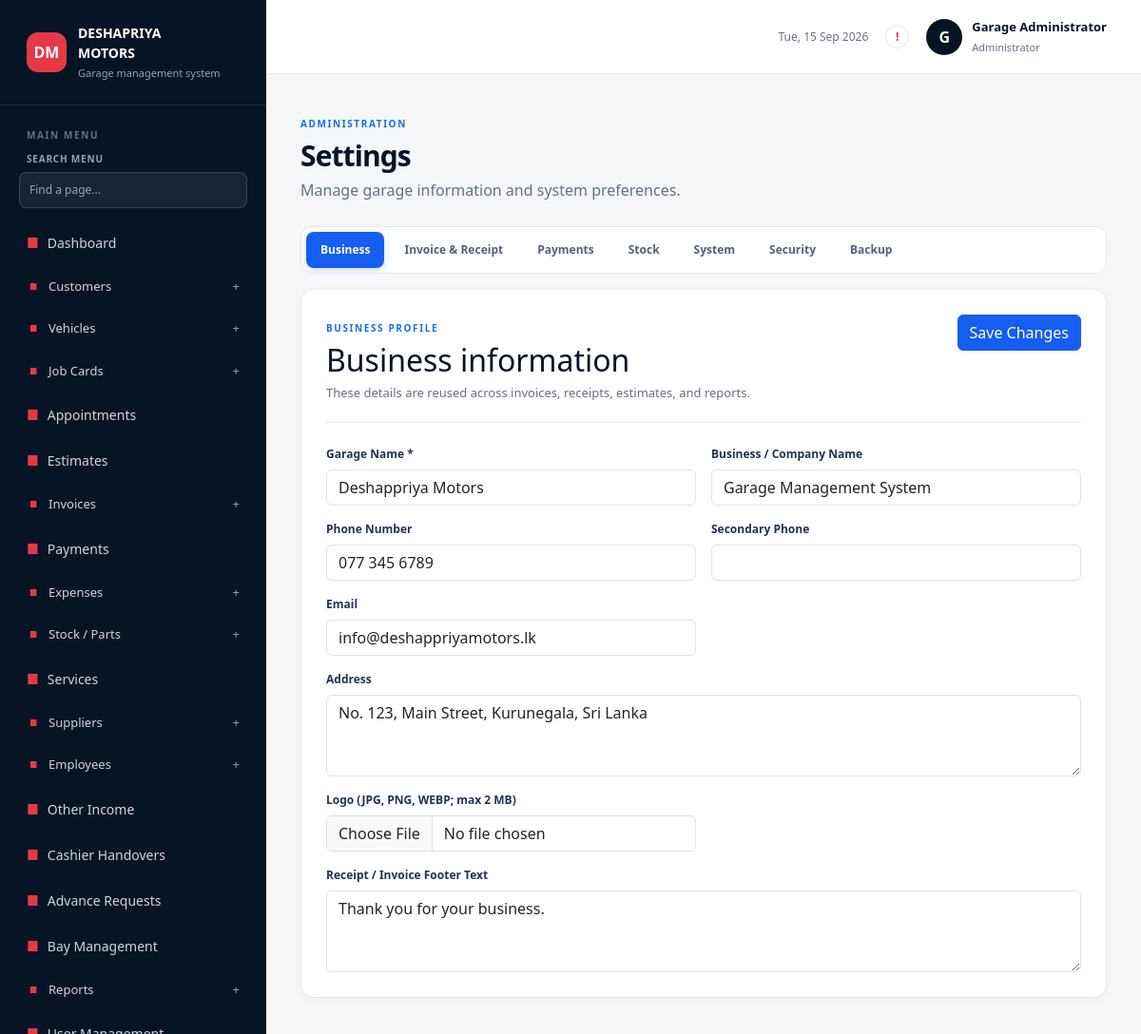
The app's page /index.php?page=admin&section=settings (signed in) with its own data.
### tables this page shows
CREATE TABLE IF NOT EXISTS `users` (
    `id` BIGINT UNSIGNED NOT NULL AUTO_INCREMENT,
    `name` VARCHAR(120) NOT NULL,
    `username` VARCHAR(80) NULL,
    `email` VARCHAR(190) NULL,
    `mobile` VARCHAR(40) NULL,
    `role` ENUM('administrator', 'cashier') NOT NULL DEFAULT 'cashier',
    `status` ENUM('active', 'inactive') NOT NULL DEFAULT 'active',
    `last_login_at` DATETIME NULL,
    `password` VARCHAR(255) NOT NULL,
    `created_at` TIMESTAMP NULL DEFAULT CURRENT_TIMESTAMP,
    `updated_at` TIMESTAMP NULL DEFAULT CURRENT_TIMESTAMP ON UPDATE CURRENT_TIMESTAMP,
    PRIMARY KEY (`id`),
    UNIQUE KEY `users_email_unique` (`email`),
    UNIQUE KEY `users_username_unique` (`username`)
);

CREATE TABLE IF NOT EXISTS `receipt_settings` (
    `id` TINYINT UNSIGNED NOT NULL,
    `garage_name` VARCHAR(160) NOT NULL,
    `tagline` VARCHAR(190) NULL,
    `contact_number` VARCHAR(40) NULL,
    `secondary_contact_number` VARCHAR(40) NULL,
    `email` VARCHAR(190) NULL,
    `address` TEXT NULL,
    `logo_path` VARCHAR(255) NULL,
    `receipt_header` TEXT NULL,
    `receipt_footer` TEXT NULL,
    `updated_at` DATETIME NOT NULL DEFAULT CURRENT_TIMESTAMP ON UPDATE CURRENT_TIMESTAMP,
    PRIMARY KEY (`id`)
);

### includes/settings.php (called while the page is built, shortened)
<?php
function handle_settings_request(): void
{
    $requestedTab = $_GET['tab'] ?? 'business';
    $requestedTab = is_string($requestedTab) ? $requestedTab : 'business';
    $tab = in_array($requestedTab, ['business', 'invoice', 'payments', 'stock', 'system', 'security', 'backup'], true) ? $requestedTab : 'business';
    $receipt = receipt_settings();
    $section = 'settings';
    require __DIR__ . '/../includes/header.php';
    require __DIR__ . '/../views/settings.php';
    require __DIR__ . '/../includes/footer.php';
}

### config/database.php (called while the page is built, shortened)
<?php
function database(): PDO
{
    static $pdo;
    if ($pdo instanceof PDO) {
        return $pdo;
    }
    $env = [];
    $host = $env['DB_HOST'] ?? '127.0.0.1';
    $port = $env['DB_PORT'] ?? '3306';
    $name = $env['DB_DATABASE'] ?? 'deshapriya_motors';
    $user = $env['DB_USERNAME'] ?? 'root';
    $password = $env['DB_PASSWORD'] ?? '';
    $dsn = "mysql:host={$host};port={$port};dbname={$name};charset=utf8mb4";
    $pdo = new PDO($dsn, $user, $password, [
        PDO::ATTR_ERRMODE => PDO::ERRMODE_EXCEPTION,
        PDO::ATTR_DEFAULT_FETCH_MODE => PDO::FETCH_ASSOC,
        PDO::ATTR_EMULATE_PREPARES => true,
    ]);
    return $pdo;
}

### includes/auth.php (called while the page is built, shortened)
<?php
require_once __DIR__ . '/../config/database.php';
require_once __DIR__ . '/functions.php';
function ensure_user_access_columns(): void
{
    $pdo = database();
    $columns = $pdo->query('SHOW COLUMNS FROM users')->fetchAll(PDO::FETCH_COLUMN);
    $emailColumn = $pdo->query('SHOW COLUMNS FROM users LIKE "email"')->fetch();
    $missing = $pdo->query("SELECT id, email FROM users WHERE username IS NULL OR username = ''")->fetchAll();
    $indexes = $pdo->query('SHOW INDEX FROM users')->fetchAll();
    foreach ($indexes as $index) {
        if (($index['Key_name'] ?? '') === 'users_username_unique') $hasUsernameIndex = true;
    }
}
function current_user(): ?array
{
    static $user;
    if ($user !== null) {
        return $user;
    }
    ensure_user_access_columns();
    $statement = database()->prepare('SELECT id, name, username, email, mobile, role, status, last_login_at FROM users WHERE id = :id LIMIT 1');
    $statement->execute(['id' => $_SESSION['user_id']]);
    $record = $statement->fetch() ?: null;
    return $user = $record;
}
function require_auth(): void
{
    if (current_user() === null) {
        redirect('index.php?page=login');
    }
}

### includes/functions.php (called while the page is built, shortened)
<?php
function e(?string $value): string
{
    return htmlspecialchars($value ?? '', ENT_QUOTES, 'UTF-8');
}
function receipt_settings(): array
{
    $pdo = database();
    $pdo->exec("CREATE TABLE IF NOT EXISTS receipt_settings (id TINYINT UNSIGNED NOT NULL, garage_name VARCHAR(160) NOT NULL, tagline VARCHAR(190) NULL, contact_number VARCHAR(40) NULL, secondary_contact_number VARCHAR(40) NULL, email VARCHAR(190) NULL, address TEXT NULL, logo_path VARCHAR(255) NULL, receipt_header TEXT NULL, receipt_footer TEXT NULL, updated_at DATETIME NOT NULL DEFAULT CURRENT_TIMESTAMP ON UPDATE CURRENT_TIMESTAMP, PRIMARY KEY (id)) ENGINE=InnoDB DEFAULT CHARSET=utf8mb4 COLLATE=utf8mb4_unicode_ci");
    $columns = $pdo->query('SHOW COLUMNS FROM receipt_settings')->fetchAll(PDO::FETCH_COLUMN);
    $settings = $pdo->query('SELECT * FROM receipt_settings WHERE id=1 LIMIT 1')->fetch() ?: [
        'garage_name' => 'Deshappriya Motors', 'tagline' => 'Garage Management System',
        'contact_number' => '077 345 6789', 'secondary_contact_number' => '', 'email' => 'info@deshappriyamotors.lk', 'address' => 'No. 123, Main Street, Kurunegala, Sri Lanka', 'logo_path' => '',
        'receipt_header' => '', 'receipt_footer' => 'Thank you for your business.',
    ];
    return $settings;
}

### views/settings.php (the view, shortened to what this page needs)
<?php
$tabs = ['business' => 'Business', 'invoice' => 'Invoice & Receipt', 'payments' => 'Payments', 'stock' => 'Stock', 'system' => 'System', 'security' => 'Security', 'backup' => 'Backup'];
?>
<div class="settings-page-heading"><div><span class="eyebrow">Administration</span><h1>Settings</h1><p>Manage garage information and system preferences.</p></div></div>
<nav class="settings-tabs" aria-label="Settings sections"><?php foreach ($tabs as $key => $label): ?><a class="<?= $tab === $key ? 'active' : '' ?>" href="index.php?page=admin&amp;section=settings&amp;tab=<?= e($key) ?>"><?= e($label) ?></a><?php endforeach; ?></nav>
<?php if ($tab === 'business'): ?><form class="admin-panel settings-card" method="post" enctype="multipart/form-data"><input type="hidden" name="csrf_token" value="<?= e(csrf_token()) ?>"><input type="hidden" name="settings_action" value="business"><div class="settings-card-heading"><div><span class="eyebrow">Business profile</span><h2>Business information</h2><p>These details are reused across invoices, receipts, estimates, and reports.</p></div><button class="btn btn-primary" type="submit">Save Changes</button></div><div class="row g-3"><div class="col-md-6"><label class="form-label">Garage Name *</label><input class="form-control" name="garage_name" value="<?= e($receipt['garage_name'] ?? '') ?>" required maxlength="160"></div><div class="col-md-6"><label class="form-label">Business / Company Name</label><input class="form-control" name="tagline" value="<?= e($receipt['tagline'] ?? '') ?>" maxlength="190"></div><div class="col-md-6"><label class="form-label">Phone Number</label><input class="form-control" name="contact_number" value="<?= e($receipt['contact_number'] ?? '') ?>"></div><div class="col-md-6"><label class="form-label">Secondary Phone</label><input class="form-control" name="secondary_contact_number" value="<?= e($receipt['secondary_contact_number'] ?? '') ?>"></div><div class="col-md-6"><label class="form-label">Email</label><input class="form-control" type="email" name="email" value="<?= e($receipt['email'] ?? '') ?>"></div><div class="col-12"><label class="form-label">Address</label><textarea class="form-control" name="address" rows="3"><?= e($receipt['address'] ?? '') ?></textarea></div><div class="col-md-6"><label class="form-label">Logo (JPG, PNG, WEBP; max 2 MB)</label><input class="form-control" type="file" name="logo" accept="image/jpeg,image/png,image/webp"><?php if (!empty($receipt['logo_path'])): ?><small class="settings-help">Current logo is uploaded.</small><?php endif; ?></div><div class="col-12"><label class="form-label">Receipt / Invoice Footer Text</label><textarea class="form-control" name="receipt_footer" rows="3"><?= e($receipt['receipt_footer'] ?? '') ?></textarea></div></div></form>
<?php endif; ?>

### includes/header.php (shortened to what this page needs)
<?php $user = current_user(); $isAdmin = $user['role'] === 'administrator'; $pendingCashHandoverCount = 0; $pendingAdvanceRequestCount = 0; if ($isAdmin) { try { require_once __DIR__ . '/cashier-advances.php'; ensure_cashier_advance_table(); $pendingCashHandoverCount = (int) database()->query("SELECT COUNT(*) FROM cashier_registers WHERE handover_status = 'pending'")->fetchColumn(); $pendingAdvanceRequestCount = (int) database()->query("SELECT COUNT(*) FROM cashier_advance_requests WHERE status = 'pending'")->fetchColumn(); } catch (Throwable $ignored) {} } ?>
<!doctype html>
<html lang="en">
<head>
    <link href="https://cdn.jsdelivr.net/npm/bootstrap@5.3.3/dist/css/bootstrap.min.css" rel="stylesheet">
    <link href="assets/css/style.css?v=<?= (int) filemtime(__DIR__ . '/../assets/css/style.css') ?>" rel="stylesheet">
</head>
<body class="<?= $isAdmin ? 'admin-user' : 'cashier-user' ?>">
<?php $referenceLayout = $isAdmin && (strpos((string) ($section ?? ''), 'customers') === 0 || strpos((string) ($section ?? ''), 'vehicles') === 0 || strpos((string) ($section ?? ''), 'suppliers') === 0 || strpos((string) ($section ?? ''), 'employees') === 0 || strpos((string) ($section ?? ''), 'jobcards') === 0); ?>
<div class="app-shell <?= $referenceLayout ? 'customer-layout' : '' ?> <?= ($section ?? '') === 'vehicles' ? 'vehicle-list-page' : '' ?>">
    <div class="main-area">
        <header class="topbar <?= $isAdmin ? 'admin-topbar' : '' ?>">
            <div class="topbar-tools"><span class="header-date d-none d-md-inline"><?= date('D, d M Y') ?></span><?php if ($isAdmin): ?><a class="notification-dot <?= ($pendingCashHandoverCount + $pendingAdvanceRequestCount) > 0 ? 'notification-active' : '' ?>" href="index.php?page=admin&amp;section=cashier-advance-requests" aria-label="Notifications" title="Advance requests and cash handovers"><?= ($pendingCashHandoverCount + $pendingAdvanceRequestCount) > 0 ? ($pendingCashHandoverCount + $pendingAdvanceRequestCount) : '!' ?></a><?php else: ?><span class="notification-dot" aria-label="Notifications">!</span><?php endif; ?><div class="user-chip"><div class="avatar"><?= e(strtoupper(substr($user['name'], 0, 1))) ?></div><div class="d-none d-sm-block"><strong><?= e($user['name']) ?></strong><small><?= e(ucfirst($user['role'])) ?></small></div></div></div>
        </header>
        <main class="content-area">

### records on screen
users: name "G", name "Garage Administrator", role "Administrator"
receipt_settings: garage_name "Deshappriya Motors", tagline "Garage Management System", contact_number "077 345 6789", email "info@deshappriyamotors.lk", address "No. 123, Main Street, Kurunegala, Sri Lanka", receipt_footer "Thank you for your business."

### other values on screen
$group "Dashboard"
$group "Customers"
$group "Vehicles"
$group "Job Cards"
$group "Appointments"
$group "Estimates"
$group "Invoices"
$group "Payments"
$group "Expenses"
$group "Stock / Parts"
$group "Services"
$group "Suppliers"
$group "Employees"
$group "Other Income"
$group "Cashier Handovers"
